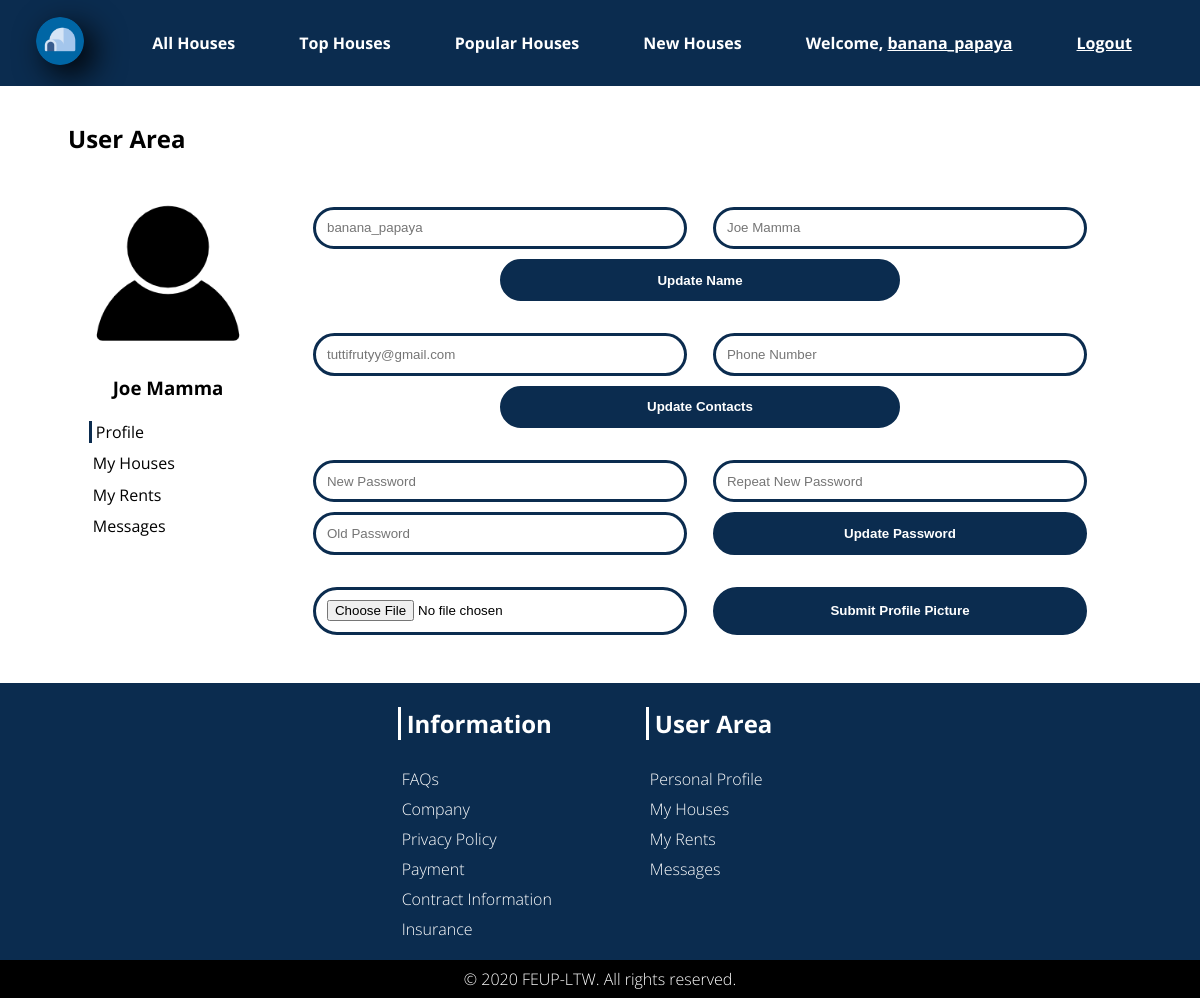
The app's page /pages/user_area_form.php (signed in) with its own data.
### tables this page shows
CREATE TABLE USER(
    id INTEGER PRIMARY KEY,
    picture TEXT default '/assets/images/empty_user.jpg' NOT NULL,
	username TEXT NOT NULL UNIQUE,
    name TEXT NOT NULL,
	email TEXT NOT NULL UNIQUE,
    phonenumber INTEGER,
    password TEXT NOT NULL,
	CONSTRAINT CHK_USER CHECK (length(username)>=6 AND length(username)<=20));

### pages/user_area_form.php (called while the page is built, shortened)
<?php
include_once('../templates/common.php');
include_once('../templates/user.php');
$userId = get_user_id();
draw_user_form($userId);
?>

### database/db_user.php (called while the page is built, shortened)
<?php
$dir = $_SERVER['DOCUMENT_ROOT'];
include_once("$dir/database/connection.php");
function getUserInfo($userId)
{
    global $dbh;
    $stmt = $dbh->prepare('select * from user where id = ?');
    $stmt->execute(array($userId));
    $result = $stmt->fetch();
    if ($result == false) {
        return 0;
    } else return $result;
}
?>

### templates/user.php (the view, shortened to what this page needs)
<?php
$dir = $_SERVER['DOCUMENT_ROOT'];
include_once("$dir/database/db_user.php");
?>
<?php function draw_user_form($userId)
{
    ?>
  <section class="profile-area">
    <header>
      <h2>User Area</h2>
    </header>
    <?php
      $result = getUserInfo($userId);
      ?>
    <div>
      <aside>
        <section class="profile-card">
          <div class="profile-card-photo rounded-photo-container">
            <img src="..<?= $result['picture'] ?>" alt="Profile Picture" />
          </div>
          <h3><?= $result['name'] ?></h3>
        </section>
        <nav class="profile-nav-bar">
          <ul>
            <li><a href="user_area_form.php" class="profile-area-nav-button-selected profile-area-nav-button">Profile</a></li>
            <li><a href="user_area_houses.php" class="profile-area-nav-button">My Houses</a></li>
            <li><a href="user_area_rents.php" class="profile-area-nav-button">My Rents</a></li>
            <li><a href="user_area_messages.php" class="profile-area-nav-button">Messages</a></li>
          </ul>
        </nav>
      </aside>
      <div>
        <form class="profile-area-form" action="../actions/action_edit_username.php" method="POST">
          <input class="input-form" type="text" name="username" required="required" placeholder="<?= $result['username'] ?>">
          <input class="input-form" type="text" name="name" required="required" placeholder="<?= $result['name'] ?>">
          <input class="profile-area-submit-button blue-filled-rounded-button" type="submit" value="Update Name">
        </form>
        <form class="profile-area-form" action="../actions/action_edit_contacts.php" method="POST">
          <input class="input-form" type="email" name="email" required="required" placeholder="<?= $result['email'] ?>">
          <?php if ($result['phonenumber'] == NULL)
              $phonePlaceholder = "Phone Number";
            else $phonePlaceholder = $result['phonenumber']; ?>
          <input class="input-form" type="tel" pattern="[0-9]{9}" name="phonenumber" placeholder="<?= $phonePlaceholder ?>">
          <input class="profile-area-submit-button blue-filled-rounded-button" type="submit" value="Update Contacts">
        </form>
        <form class="profile-area-form" action="../actions/action_edit_password.php" method="POST">
          <input class="input-form" type="password" name="newpassword" required="required" placeholder="New Password">
          <input class="input-form" type="password" name="repeatpassword" required="required" placeholder="Repeat New Password">
          <input class="input-form" type="password" name="password" required="required" placeholder="Old Password">
          <input class="profile-area-submit-button-2 blue-filled-rounded-button" type="submit" value="Update Password">
        </form>
        <form class="profile-area-form" action="../actions/action_edit_user_image.php" method="POST" enctype="multipart/form-data">
          <input class="input-form" type="file" name="image" required="required" placeholder="Image">
          <input class="profile-area-submit-button-2 blue-filled-rounded-button" type="submit" value="Submit Profile Picture">
        </form>
      </div>
  </section>
<?php } ?>

### css/style.css (style rules this page uses)
body { --main-blue-color: #0b2c4f; --grey-color: #d9d9d9; --focus-blue-color: #0066a6; --background-color: #FFF; --font: 'Open Sans', sans-serif; font-family: var(--font); margin: 0em; background-color: var(--background-color); }
a { text-decoration: none; }
ul { list-style-type: none; }
.rounded-photo-container { overflow: hidden; border-radius: 50%; display: flex; justify-content: center; }
.rounded-photo-container > img { width: auto; height: 100%; }
.blue-filled-rounded-button { background-color: var(--main-blue-color); border: 3px solid var(--main-blue-color); color: white; font-weight: bolder; text-align: center; border-radius: 5em; padding: 0.8em; }
.input-form { background: transparent; border: 3px solid var(--main-blue-color); padding: 0.8em; border-radius: 5em; }
.house-card-text > h2, h3, h4 { margin: 0em; }
.profile-area { justify-content: center; display: grid; margin: 1em auto; }
.profile-area > div { display: flex; }
.profile-area > div aside { display: grid; align-self: start; }
.profile-nav-bar { margin: 1em; }
.profile-nav-bar > ul { padding: 0em; margin: 0em; }
.profile-nav-bar > ul li { padding: 0.3em; }
.profile-card { justify-content: center; align-items: center; text-align: center; }
.profile-card-photo { width: 200px; height: 200px; }
.profile-area-nav-button { border: 0px; padding-left: 4px; background-color: transparent; color: #000000; font-size: 16px; transition: 0.5s; }
.profile-area-nav-button-selected { border-left: 3px solid var(--main-blue-color); }
.profile-area-form { width: 50em; margin: 2em; grid-template-columns: [start] 50% [line1] 50% [end]; display: grid; align-content: center; align-items: stretch; row-gap: 10px; }
.profile-area-form > .input-form { margin: 0em 1em; }
.profile-area-submit-button { grid-column-start: start; grid-column-end: end; margin: 0em 25% !important; }
.profile-area-submit-button-2 { margin: 0em 1em; }

### records on screen
user: picture (picture), name "Joe Mamma", username "banana_papaya", email "tuttifrutyy@gmail.com", phonenumber "Phone Number"

### other values on screen
$username "banana_papaya"
